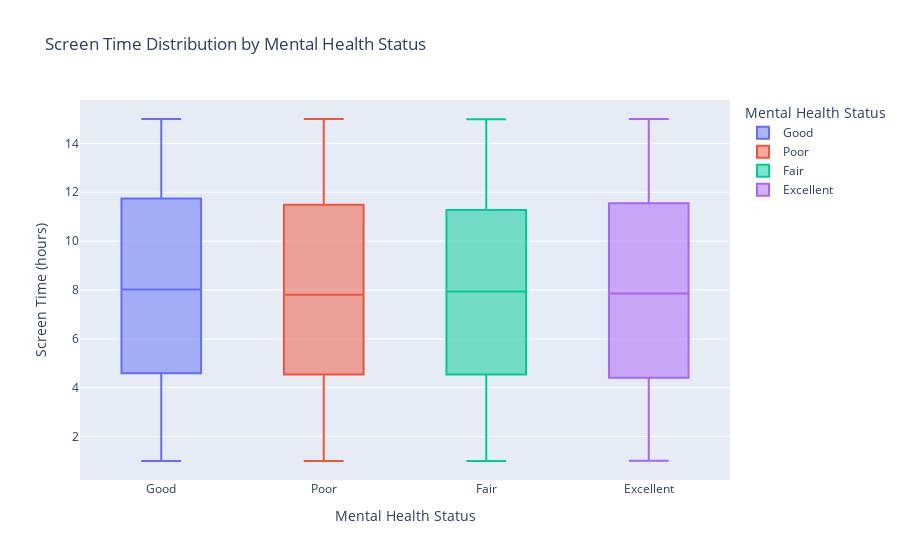

Notebook code for this chart:
### Markdown cell above
We can use box plots to visualize the relationships between daily screen time and mental health indicators.

### Code cell
import plotly.express as px

fig = px.box(df, x='Mental_Health_Status', y='Screen_Time_Hours', 
             title='Screen Time Distribution by Mental Health Status',
             labels={'Mental_Health_Status': 'Mental Health Status', 
                     'Screen_Time_Hours': 'Screen Time (hours)'},
             color='Mental_Health_Status')
fig.show()

### Figure 1 — Plotly figure (JSON) as saved in the notebook; plotly's stock layout.template omitted (floating-point values rounded to 4 significant figures; data arrays with more than 128 entries replaced by an {"elided": "..."} marker saying what was removed)
{"data": [{"alignmentgroup": "True", "hovertemplate": "Mental Health Status=%{x}<br>Screen Time (hours)=%{y}<extra></extra>", "legendgroup": "Good", "marker": {"color": "#636efa"}, "name": "Good", "notched": false, "offsetgroup": "Good", "orientation": "v", "showlegend": true, "type": "box", "x": {"elided": "2508 str values"}, "x0": " ", "xaxis": "x", "y": {"elided": "2508 float values"}, "y0": " ", "yaxis": "y"}, {"alignmentgroup": "True", "hovertemplate": "Mental Health Status=%{x}<br>Screen Time (hours)=%{y}<extra></extra>", "legendgroup": "Poor", "marker": {"color": "#EF553B"}, "name": "Poor", "notched": false, "offsetgroup": "Poor", "orientation": "v", "showlegend": true, "type": "box", "x": {"elided": "2484 str values"}, "x0": " ", "xaxis": "x", "y": {"elided": "2484 float values"}, "y0": " ", "yaxis": "y"}, {"alignmentgroup": "True", "hovertemplate": "Mental Health Status=%{x}<br>Screen Time (hours)=%{y}<extra></extra>", "legendgroup": "Fair", "marker": {"color": "#00cc96"}, "name": "Fair", "notched": false, "offsetgroup": "Fair", "orientation": "v", "showlegend": true, "type": "box", "x": {"elided": "2490 str values"}, "x0": " ", "xaxis": "x", "y": {"elided": "2490 float values"}, "y0": " ", "yaxis": "y"}, {"alignmentgroup": "True", "hovertemplate": "Mental Health Status=%{x}<br>Screen Time (hours)=%{y}<extra></extra>", "legendgroup": "Excellent", "marker": {"color": "#ab63fa"}, "name": "Excellent", "notched": false, "offsetgroup": "Excellent", "orientation": "v", "showlegend": true, "type": "box", "x": {"elided": "2518 str values"}, "x0": " ", "xaxis": "x", "y": {"elided": "2518 float values"}, "y0": " ", "yaxis": "y"}], "layout": {"boxmode": "overlay", "legend": {"title": {"text": "Mental Health Status"}, "tracegroupgap": 0}, "title": {"text": "Screen Time Distribution by Mental Health Status"}, "xaxis": {"anchor": "y", "categoryarray": ["Good", "Poor", "Fair", "Excellent"], "categoryorder": "array", "domain": [0, 1], "title": {"text": "Mental Health Status"}}, "yaxis": {"anchor": "x", "domain": [0, 1], "title": {"text": "Screen Time (hours)"}}}}
